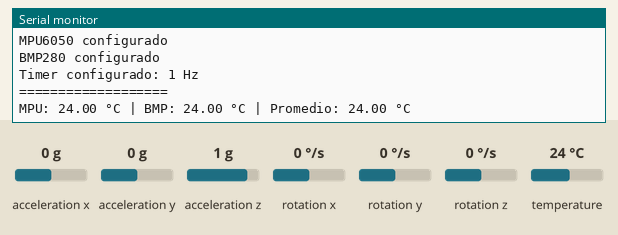
Recording of a sketch running on a simulated ESP32. On the bench: the last lines printed to the serial monitor. The test bench sets the inputs (shaded band); at power-on: temperature 24 °C, acceleration x 0 g, acceleration y 0 g, acceleration z 1 g, rotation x 0 °/s, rotation y 0 °/s, rotation z 0 °/s.

Above: at 2.1 s.
2.2 s: temperature set to 12 °C
At 3.1 s:
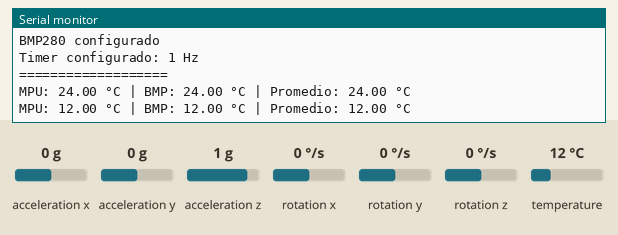
3.7 s: temperature set to 19 °C
At 4.6 s:
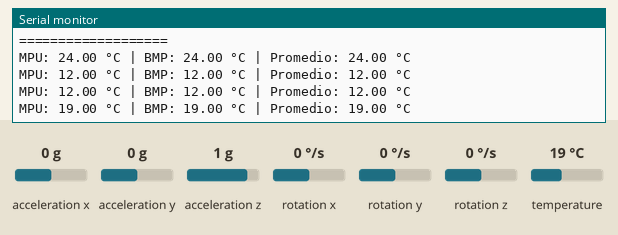
Timing chart, 0 to 6.7 s (numbered marks = the images above; inputs shaded):
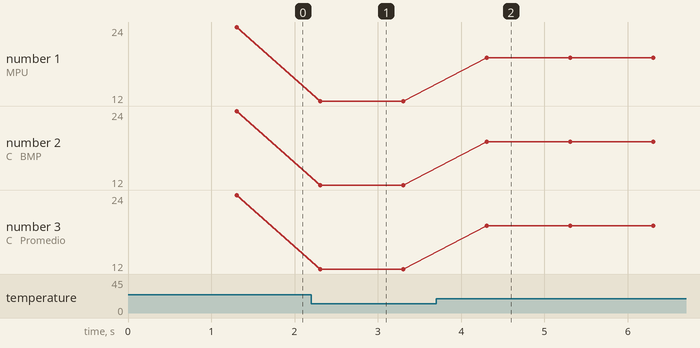

Measured:
- after the input at 2.2 s, the serial monitor: prints a new line after 0.11 s (image 1)
- after the input at 3.7 s, the serial monitor: prints a new line after 0.61 s (image 2)
- plotted number 1: 24 → 12 after the input at 2.2 s, 12 → 19 after the input at 3.7 s
- plotted number 2: 24 → 12 after the input at 2.2 s, 12 → 19 after the input at 3.7 s
- plotted number 3: 24 → 12 after the input at 2.2 s, 12 → 19 after the input at 3.7 s

The sketch:

RTOS_MUTEX_sensores.ino
```cpp
#include <Arduino.h>
#include <Adafruit_MPU6050.h>
#include <Adafruit_BMP280.h>
#include <Adafruit_Sensor.h>
#include <Wire.h>

#if CONFIG_FREERTOS_UNICORE
static const BaseType_t app_cpu = 0;
#else
static const BaseType_t app_cpu = 1;
#endif

Adafruit_MPU6050 mpu;
Adafruit_BMP280 bmp;

// ============================================================
// HANDLES DE TAREAS
// ============================================================
static TaskHandle_t hMPU = NULL;
static TaskHandle_t hBMP = NULL;
static TaskHandle_t hAvg = NULL;

hw_timer_t *timer = NULL;

// ============================================================
// RECURSOS COMPARTIDOS
// ============================================================
static SemaphoreHandle_t mutex;      // protege las temperaturas compartidas
static SemaphoreHandle_t semListas;  // cuenta cuántas lecturas del ciclo están listas

static float tempMPU = 0.0f;
static float tempBMP = 0.0f;
static uint8_t lecturasListas = 0;   // 0, 1 o 2

// ============================================================
// ISR DEL TIMER: solo notifica a las 3 tareas
// ============================================================
void ARDUINO_ISR_ATTR timerISR() {
  BaseType_t xHigherPriorityTaskWoken = pdFALSE;

  if (hMPU) vTaskNotifyGiveFromISR(hMPU, &xHigherPriorityTaskWoken);
  if (hBMP) vTaskNotifyGiveFromISR(hBMP, &xHigherPriorityTaskWoken);
  if (hAvg) vTaskNotifyGiveFromISR(hAvg, &xHigherPriorityTaskWoken);

  portYIELD_FROM_ISR(xHigherPriorityTaskWoken);
}

// ============================================================
// TAREA MPU6050  -> lee temperatura y publica en tempMPU
// ============================================================
void MPU6050(void *parameter) {
  sensors_event_t a, g, temp;

  while (1) {
    ulTaskNotifyTake(pdTRUE, portMAX_DELAY);

    mpu.getEvent(&a, &g, &temp);

    // Sección crítica: publicar la lectura
    if (xSemaphoreTake(mutex, portMAX_DELAY) == pdTRUE) {
      tempMPU = temp.temperature;
      lecturasListas++;
      xSemaphoreGive(mutex);

      // Avisa al promedio que hay una lectura más
      xSemaphoreGive(semListas);
    }
  }
}

// ============================================================
// TAREA BMP280  -> lee temperatura y publica en tempBMP
// ============================================================
void BMP280(void *parameter) {
  while (1) {
    ulTaskNotifyTake(pdTRUE, portMAX_DELAY);

    float lectura = bmp.readTemperature();

    // Sección crítica: publicar la lectura
    if (xSemaphoreTake(mutex, portMAX_DELAY) == pdTRUE) {
      tempBMP = lectura;
      lecturasListas++;
      xSemaphoreGive(mutex);

      xSemaphoreGive(semListas);
    }
  }
}

// ============================================================
// TAREA PROMEDIO  -> espera ambas lecturas y promedia
// ============================================================
void promedio(void *parameter) {
  while (1) {
    // 1) Esperar a que las DOS lecturas del ciclo estén listas
    xSemaphoreTake(semListas, portMAX_DELAY);
    xSemaphoreTake(semListas, portMAX_DELAY);

    // 2) Tomar el mutex y leer de forma consistente
    float t1 = 0.0f, t2 = 0.0f;
    if (xSemaphoreTake(mutex, portMAX_DELAY) == pdTRUE) {
      t1 = tempMPU;
      t2 = tempBMP;
      lecturasListas = 0;      // reiniciar contador para el próximo ciclo
      xSemaphoreGive(mutex);
    }

    // 3) Calcular e imprimir el promedio
    float prom = (t1 + t2) / 2.0f;

    Serial.print("MPU: ");
    Serial.print(t1, 2);
    Serial.print(" °C | BMP: ");
    Serial.print(t2, 2);
    Serial.print(" °C | Promedio: ");
    Serial.print(prom, 2);
    Serial.println(" °C");
  }
}

// ============================================================
// CONFIGURACIÓN MPU6050
// ============================================================
void setMPU() {
  if (!mpu.begin(0x68)) {
    Serial.println("Failed to find MPU6050 chip");
    while (1) delay(10);
  }
  mpu.setAccelerometerRange(MPU6050_RANGE_16_G);
  mpu.setGyroRange(MPU6050_RANGE_250_DEG);
  mpu.setFilterBandwidth(MPU6050_BAND_21_HZ);
  Serial.println("MPU6050 configurado");
}

// ============================================================
// CONFIGURACIÓN BMP280
// ============================================================
void setBMP() {
  unsigned status = bmp.begin(0x76);
  if (!status) {
    Serial.println(F("Could not find a valid BMP280 sensor, check wiring!"));
    while (1) delay(10);
  }
  bmp.setSampling(
    Adafruit_BMP280::MODE_NORMAL,
    Adafruit_BMP280::SAMPLING_X2,
    Adafruit_BMP280::SAMPLING_X16,
    Adafruit_BMP280::FILTER_X16,
    Adafruit_BMP280::STANDBY_MS_500
  );
  Serial.println("BMP280 configurado");
}

// ============================================================
// CONFIGURACIÓN TIMER
// ============================================================
void setTimer() {
  timer = timerBegin(1000000);          // 1 tick = 1 us
  if (timer == NULL) {
    Serial.println("Error al crear timer");
    return;
  }
  timerAttachInterrupt(timer, &timerISR);
  timerAlarm(timer, 1000000, true, 0);  // 1 s, autoreload
  Serial.println("Timer configurado: 1 Hz");
}

// ============================================================
// SETUP
// ============================================================
void setup() {
  Serial.begin(115200);
  delay(300);

  setMPU();
  setBMP();
  setTimer();

  // Recursos de sincronización
  mutex     = xSemaphoreCreateMutex();
  semListas = xSemaphoreCreateCounting(2, 0);   // máx 2, inicial 0

  if (mutex == NULL || semListas == NULL) {
    Serial.println("Error creando primitivas de sincronización");
    while (1) delay(10);
  }

  // Tareas: MPU y BMP con mayor prioridad que la del promedio,
  // para que publiquen antes de que el promedio intente leer.
  xTaskCreatePinnedToCore(MPU6050, "MPU6050", 4096, NULL, 2, &hMPU, app_cpu);
  xTaskCreatePinnedToCore(BMP280,  "BMP280",  4096, NULL, 2, &hBMP, app_cpu);
  xTaskCreatePinnedToCore(promedio,"promedio",4096, NULL, 1, &hAvg, app_cpu);

  Serial.println("===================");

  vTaskDelete(NULL);
}

// ============================================================
// LOOP
// ============================================================
void loop() {
}
```
